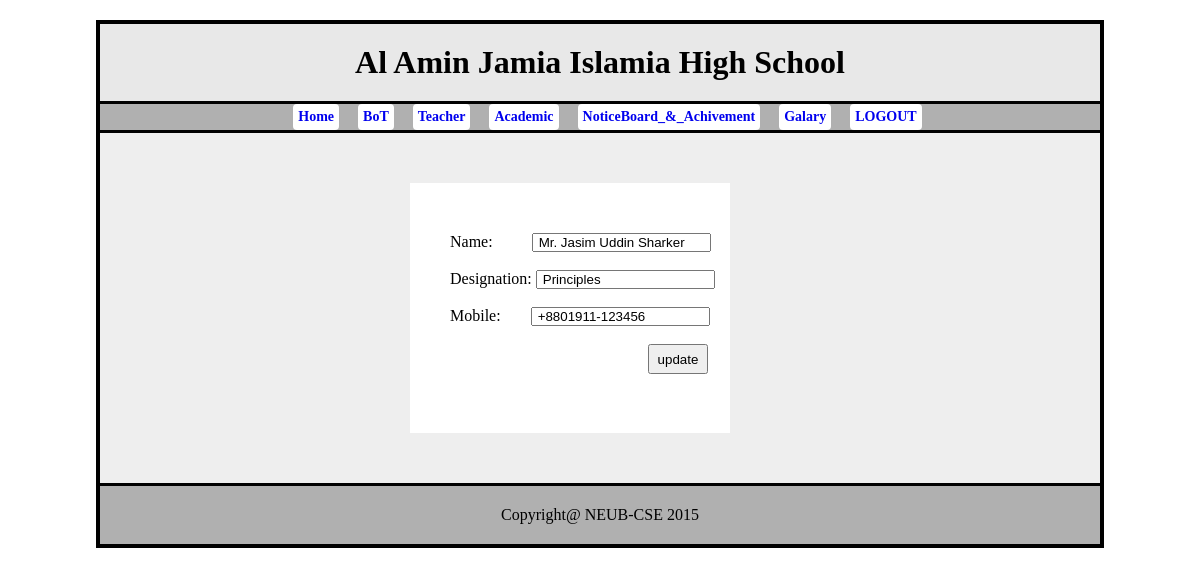
/admin/teacher_edit.php?action=edit&te_id=1 (signed in), run on the app's committed database.
### tables this page shows
CREATE TABLE IF NOT EXISTS `teacher` (
  `te_id` int(11) NOT NULL AUTO_INCREMENT,
  `te_name` varchar(255) NOT NULL,
  `te_des` varchar(255) NOT NULL,
  `te_mobile` varchar(15) NOT NULL,
  PRIMARY KEY (`te_id`)
);

### admin/teacher_edit.php (the view, shortened to what this page needs)
<?php
include("../include/function.php");
include("../include/adminheader.php");
	if(isset($_REQUEST['te_id']))
	{
		$id = $_REQUEST['te_id'];
	}
	else
	{
		header('location:teacher.php');
	}
?>
	<div style="height:200px; width:320px; border: 0px solid red; margin-left:310px; padding:0px; margin-top:50px; margin-bottom:50px; background:white; padding-top:50px;">
		<form method='post'>
			<?php
				$list_query = mysql_query("SELECT * FROM teacher  WHERE te_id='$id'");
				while($run_list = mysql_fetch_array($list_query))
				{
					$cat_name =$run_list['te_name'];
					$cat_des = $run_list['te_des'];
					$cat_mobile = $run_list['te_mobile'];
				}
			?>
			<br\><br\>
				<p style='margin-left:40px;'>Name:
				<input type="text" name="Name" value="<?php echo $cat_name; ?>" style='width:170px; margin-left:35px; padding-left:5px;' /> </p> </br>
				<p style='margin-left:40px;'>Designation:
				<input type="text" name="des" value="<?php echo $cat_des;?>" style='width:170px; padding-left:5px;'/></p></br>
				<p style='margin-left:40px;'>Mobile:
				<input type="text" name="mobile" value="<?php echo $cat_mobile;?>" style='width:170px; margin-left:26px; padding-left:5px;'></p></br>
				<input type="Submit" name="Update" value="update"  style=' height:30px; width: 60px; margin-left:238px;'/></br>
		</form>
	</div>
<?php include ("../include/adminfooter.php"); ?>

### admin/css/main.css (style rules this page uses)
* { margin: 0px; padding: 0px; }
body { text-align: center; }

### data on the page
teacher: Name "Mr. Jasim Uddin Sharker", des "Principles", mobile "+8801911-123456"
